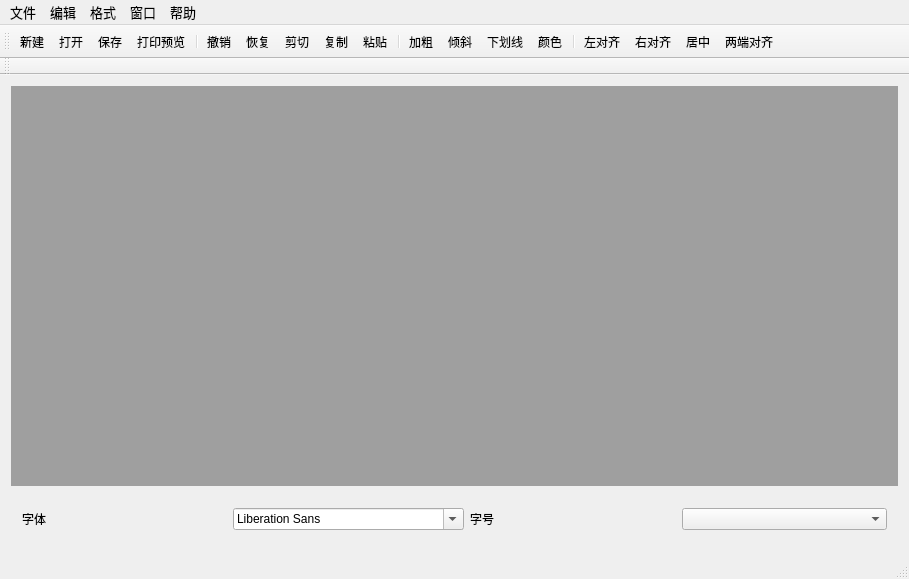
<?xml version="1.0" encoding="UTF-8"?>
<ui version="4.0">
 <class>MainWindow</class>
 <widget class="QMainWindow" name="MainWindow">
  <property name="geometry">
   <rect>
    <x>0</x>
    <y>0</y>
    <width>909</width>
    <height>579</height>
   </rect>
  </property>
  <property name="windowTitle">
   <string>MainWindow</string>
  </property>
  <widget class="QWidget" name="centralWidget">
   <layout class="QVBoxLayout" name="verticalLayout">
    <item>
     <widget class="QMdiArea" name="mdiArea">
      <property name="sizePolicy">
       <sizepolicy hsizetype="Preferred" vsizetype="Preferred">
        <horstretch>0</horstretch>
        <verstretch>0</verstretch>
       </sizepolicy>
      </property>
     </widget>
    </item>
    <item>
     <widget class="QWidget" name="widget" native="true">
      <layout class="QHBoxLayout" name="horizontalLayout">
       <item>
        <widget class="QLabel" name="label">
         <property name="text">
          <string>字体</string>
         </property>
         <property name="margin">
          <number>0</number>
         </property>
        </widget>
       </item>
       <item>
        <widget class="QFontComboBox" name="fontComboBox"/>
       </item>
       <item>
        <widget class="QLabel" name="label_2">
         <property name="text">
          <string>字号</string>
         </property>
        </widget>
       </item>
       <item>
        <widget class="QComboBox" name="sizecomboBox"/>
       </item>
      </layout>
     </widget>
    </item>
   </layout>
  </widget>
  <widget class="QMenuBar" name="menuBar">
   <property name="geometry">
    <rect>
     <x>0</x>
     <y>0</y>
     <width>909</width>
     <height>22</height>
    </rect>
   </property>
   <property name="font">
    <font>
     <pointsize>10</pointsize>
    </font>
   </property>
   <widget class="QMenu" name="menu">
    <property name="title">
     <string>文件</string>
    </property>
    <property name="separatorsCollapsible">
     <bool>false</bool>
    </property>
    <addaction name="actionnew"/>
    <addaction name="actionopen"/>
    <addaction name="separator"/>
    <addaction name="actionsave"/>
    <addaction name="actionsaveAs"/>
    <addaction name="separator"/>
    <addaction name="actionprint"/>
    <addaction name="actionprintPreview"/>
    <addaction name="actionexit"/>
   </widget>
   <widget class="QMenu" name="menubianji">
    <property name="title">
     <string>编辑</string>
    </property>
    <addaction name="actionundo"/>
    <addaction name="actionredo"/>
    <addaction name="separator"/>
    <addaction name="actioncut"/>
    <addaction name="actioncopy"/>
    <addaction name="actionpaste"/>
   </widget>
   <widget class="QMenu" name="menu_2">
    <property name="title">
     <string>格式</string>
    </property>
    <widget class="QMenu" name="menu_5">
     <property name="title">
      <string>字体</string>
     </property>
     <addaction name="actionbold"/>
     <addaction name="actionitalic"/>
     <addaction name="actionunderline"/>
    </widget>
    <widget class="QMenu" name="menu_6">
     <property name="title">
      <string>段落</string>
     </property>
     <addaction name="actionleft"/>
     <addaction name="actionright"/>
     <addaction name="actioncenter"/>
     <addaction name="actionjustify"/>
    </widget>
    <addaction name="menu_5"/>
    <addaction name="menu_6"/>
    <addaction name="actioncolor"/>
   </widget>
   <widget class="QMenu" name="menu_3">
    <property name="title">
     <string>窗口</string>
    </property>
    <addaction name="actionclose"/>
    <addaction name="actioncloseAll"/>
    <addaction name="separator"/>
    <addaction name="actiontile"/>
    <addaction name="actioncascade"/>
    <addaction name="separator"/>
    <addaction name="actionnext"/>
    <addaction name="actionprevious"/>
   </widget>
   <widget class="QMenu" name="menu_4">
    <property name="title">
     <string>帮助</string>
    </property>
    <addaction name="actionabout"/>
   </widget>
   <addaction name="menu"/>
   <addaction name="menubianji"/>
   <addaction name="menu_2"/>
   <addaction name="menu_3"/>
   <addaction name="menu_4"/>
  </widget>
  <widget class="QToolBar" name="mainToolBar">
   <property name="sizePolicy">
    <sizepolicy hsizetype="Maximum" vsizetype="Fixed">
     <horstretch>0</horstretch>
     <verstretch>0</verstretch>
    </sizepolicy>
   </property>
   <property name="sizeIncrement">
    <size>
     <width>1</width>
     <height>0</height>
    </size>
   </property>
   <property name="baseSize">
    <size>
     <width>0</width>
     <height>0</height>
    </size>
   </property>
   <attribute name="toolBarArea">
    <enum>TopToolBarArea</enum>
   </attribute>
   <attribute name="toolBarBreak">
    <bool>false</bool>
   </attribute>
   <addaction name="actionnew"/>
   <addaction name="actionopen"/>
   <addaction name="actionsave"/>
   <addaction name="actionprintPreview"/>
   <addaction name="separator"/>
   <addaction name="actionundo"/>
   <addaction name="actionredo"/>
   <addaction name="actioncut"/>
   <addaction name="actioncopy"/>
   <addaction name="actionpaste"/>
   <addaction name="separator"/>
   <addaction name="actionbold"/>
   <addaction name="actionitalic"/>
   <addaction name="actionunderline"/>
   <addaction name="actioncolor"/>
   <addaction name="separator"/>
   <addaction name="actionleft"/>
   <addaction name="actionright"/>
   <addaction name="actioncenter"/>
   <addaction name="actionjustify"/>
  </widget>
  <widget class="QStatusBar" name="statusBar"/>
  <widget class="QToolBar" name="toolBar">
   <property name="windowTitle">
    <string>toolBar</string>
   </property>
   <attribute name="toolBarArea">
    <enum>TopToolBarArea</enum>
   </attribute>
   <attribute name="toolBarBreak">
    <bool>true</bool>
   </attribute>
  </widget>
  <action name="actionnew">
   <property name="icon">
    <iconset>
     <normaloff>images/QT.png</normaloff>images/QT.png</iconset>
   </property>
   <property name="text">
    <string>新建</string>
   </property>
   <property name="shortcut">
    <string>Ctrl+N</string>
   </property>
  </action>
  <action name="actionopen">
   <property name="icon">
    <iconset>
     <normaloff>images/dakai.png</normaloff>images/dakai.png</iconset>
   </property>
   <property name="text">
    <string>打开</string>
   </property>
   <property name="shortcut">
    <string>Ctrl+O</string>
   </property>
  </action>
  <action name="actionsave">
   <property name="icon">
    <iconset>
     <normaloff>images/baocun.png</normaloff>images/baocun.png</iconset>
   </property>
   <property name="text">
    <string>保存</string>
   </property>
   <property name="shortcut">
    <string>Ctrl+S</string>
   </property>
  </action>
  <action name="actionsaveAs">
   <property name="icon">
    <iconset>
     <normaloff>images/lingcun.png</normaloff>images/lingcun.png</iconset>
   </property>
   <property name="text">
    <string>另存为</string>
   </property>
  </action>
  <action name="actionprint">
   <property name="icon">
    <iconset>
     <normaloff>images/dayin.png</normaloff>images/dayin.png</iconset>
   </property>
   <property name="text">
    <string>打印</string>
   </property>
   <property name="shortcut">
    <string>Ctrl+P</string>
   </property>
  </action>
  <action name="actionprintPreview">
   <property name="icon">
    <iconset>
     <normaloff>images/yulan.png</normaloff>images/yulan.png</iconset>
   </property>
   <property name="text">
    <string>打印预览</string>
   </property>
  </action>
  <action name="actionexit">
   <property name="text">
    <string>退出</string>
   </property>
  </action>
  <action name="actionundo">
   <property name="text">
    <string>撤销</string>
   </property>
  </action>
  <action name="actionredo">
   <property name="text">
    <string>恢复</string>
   </property>
  </action>
  <action name="actioncut">
   <property name="text">
    <string>剪切</string>
   </property>
  </action>
  <action name="actioncopy">
   <property name="text">
    <string>复制</string>
   </property>
  </action>
  <action name="actionpaste">
   <property name="text">
    <string>粘贴</string>
   </property>
  </action>
  <action name="actioncolor">
   <property name="text">
    <string>颜色</string>
   </property>
  </action>
  <action name="actionbold">
   <property name="text">
    <string>加粗</string>
   </property>
  </action>
  <action name="actionitalic">
   <property name="text">
    <string>倾斜</string>
   </property>
  </action>
  <action name="actionunderline">
   <property name="text">
    <string>下划线</string>
   </property>
  </action>
  <action name="actionleft">
   <property name="text">
    <string>左对齐</string>
   </property>
  </action>
  <action name="actionright">
   <property name="text">
    <string>右对齐</string>
   </property>
  </action>
  <action name="actioncenter">
   <property name="text">
    <string>居中</string>
   </property>
  </action>
  <action name="actionjustify">
   <property name="text">
    <string>两端对齐</string>
   </property>
  </action>
  <action name="actionclose">
   <property name="text">
    <string>关闭</string>
   </property>
  </action>
  <action name="actioncloseAll">
   <property name="text">
    <string>关闭所有</string>
   </property>
  </action>
  <action name="actiontile">
   <property name="text">
    <string>平铺</string>
   </property>
  </action>
  <action name="actioncascade">
   <property name="text">
    <string>层叠</string>
   </property>
  </action>
  <action name="actionnext">
   <property name="text">
    <string>下一个</string>
   </property>
  </action>
  <action name="actionprevious">
   <property name="text">
    <string>前一个</string>
   </property>
  </action>
  <action name="actionabout">
   <property name="text">
    <string>关于</string>
   </property>
  </action>
 </widget>
 <layoutdefault spacing="6" margin="11"/>
 <resources/>
 <connections/>
</ui>
